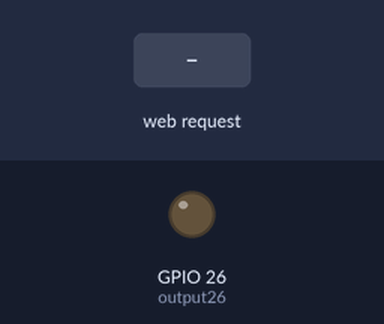
Recording of a sketch running on a simulated ESP32. Parts: output pins drawn as LEDs (lit = HIGH). Inputs (shaded band) come from the test bench. What the sketch prints to the serial monitor is not drawn.

Above: at 1.2 s.
1.3 s: HTTP request GET /26/on received
At 2.5 s:
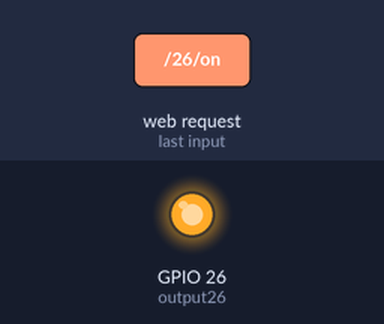
2.8 s: HTTP request GET /26/off received
At 3.7 s:
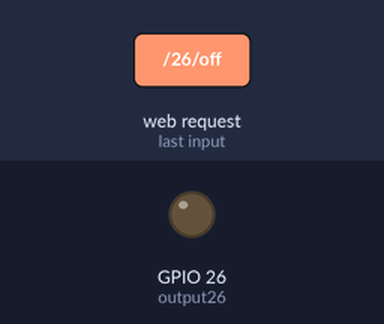
Timing chart, 0 to 5.8 s (numbered marks = the images above; inputs shaded):
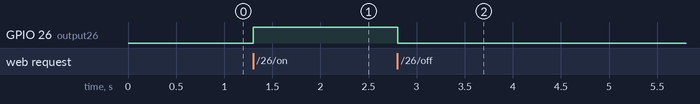

The sketch:

feeder.ino
```cpp
/*********
  Rui Santos
  Complete project details at https://randomnerdtutorials.com
*********/

// Load Wi-Fi library
#include <WiFi.h>
#include "web_page.h"

// Network credentials
const char* ssid     = "Automatic Feeder";
const char* password = NULL;

// Web server port
WiFiServer server(80);

// Variable to store the HTTP request
String header;

// Auxiliar variable to store the current output state
struct pin26State
{
  const char* ON = "on";
  const char* OFF = "off";
};

pin26State D26;
const char* ledState = D26.OFF;

// Output variable to GPIO pin
const int output26 = 26;

void setup() {
  Serial.begin(115200);
  // Initialize the output variable as output
  pinMode(output26, OUTPUT);
  // Set output to LOW
  digitalWrite(output26, LOW);

  // Configure ESP32 as an Access Point network with its SSID and password
  Serial.print("Setting AP (Access Point)…");
  WiFi.softAP(ssid, password);

  // Obtain the IP address of the ESP32 Access Point
  IPAddress IP = WiFi.softAPIP();
  Serial.print("AP IP address: ");
  Serial.println(IP);

  server.begin();
}

void loop(){
  WiFiClient client = server.available();   // Listen for incoming clients

  if (client) {                             // If a new client connects,
    Serial.println("New Client.");          // print a message out in the serial port
    String currentLine = "";                // make a String to hold incoming data from the client
    while (client.connected()) {            // loop while the client's connected
      if (client.available()) {             // if there's bytes to read from the client,
        char c = client.read();             // read a byte, then
        Serial.write(c);                    // print it out the serial monitor
        header += c;
        if (c == '\n') {                    // if the byte is a newline character
          // if the current line is blank, you got two newline characters in a row.
          // that's the end of the client HTTP request, so send a response:
          if (currentLine.length() == 0) {
            // HTTP headers always start with a response code (e.g. HTTP/1.1 200 OK)
            // and a content-type so the client knows what's coming, then a blank line:
            client.println("HTTP/1.1 200 OK");
            client.println("Content-type:text/html");
            client.println("Connection: close");
            client.println();

            // turns the GPIO on and off
            if (header.indexOf("GET /26/on") >= 0) {
              ledState = D26.ON;
              Serial.print("GPIO 26 "); Serial.println(ledState);
              digitalWrite(output26, HIGH);
            } else if (header.indexOf("GET /26/off") >= 0) {
              ledState = D26.OFF;
              digitalWrite(output26, LOW);
              Serial.print("GPIO 26 "); Serial.println(ledState);
            } else if (header.indexOf("GET /saveHr") >= 0) {
              // Handle save hour request
            }

            webPageHeader(client);
            webPageBody(client, ledState);
            esp32WebPage(client);

            // Break out of the while loop
            break;
          } else { // if you got a newline, then clear currentLine
            currentLine = "";
          }
        } else if (c != '\r') {  // if you got anything else but a carriage return character,
          currentLine += c;      // add it to the end of the currentLine
        }
      }
    }
    // Clear the header variable
    header = "";
    // Close the connection
    client.stop();
    Serial.println("Client disconnected.");
    Serial.println("");
  }
}
```

web_page.cpp
```cpp
#include <WiFi.h>
#include "web_page.h"
#include <string.h>

void webPageHeader(WiFiClient& client) {
    client.println("<!DOCTYPE html><html>");
    client.println("<head><meta name=\"viewport\" content=\"width=device-width, initial-scale=1\">");
    client.println("<link rel=\"icon\" href=\"data:,\">");
    // CSS to style the on/off buttons
    client.println("<style>html { font-family: Helvetica; display: inline-block; margin: 0px auto; text-align: center;}");
    client.println(".button { background-color: #4CAF50; border: none; color: white; padding: 16px 40px;");
    client.println("text-decoration: none; font-size: 30px; margin: 2px; cursor: pointer;}");
    client.println(".button2 {background-color: #555555;}");
    client.println(".buttonSave { background-color: #4CAF50; border: none; color: white; padding: 16px 40px;");
    client.println("text-decoration: none; font-size: 30px; margin: 2px; cursor: pointer;}");
    // CSS to style the feeder selector
    client.println(".setHr { font-size: 24px; }");
    client.println("</style></head>");
}

void webPageBody(WiFiClient& client, const char *outputState) {
    // Web Page Heading
    client.println("<body><h1>ESP32 Web Server</h1>");

    // Display current state, and ON/OFF buttons for GPIO 26
    client.print("<p>GPIO 26 - State ");
    client.print(outputState);
    client.println("</p>");
    // If the outputState is off, it displays the ON button
    if (strcmp(outputState, "off") == 0) {
        client.println("<p><a href=\"/26/on\"><button class=\"button\">ON</button></a></p>");
    } else {
        client.println("<p><a href=\"/26/off\"><button class=\"button button2\">OFF</button></a></p>");
    }
    client.println("</body></html>");
    // The HTTP response ends with another blank line
    client.println();
}

void esp32WebPage(WiFiClient& client) {
    client.println(
        "<body>"
            "<h1 id=\"currentTime\" class=\"setHr\">Pet will eat at 04:30 pm</h1>"
            "<p class=\"setHr\">Set new Hr:</p>"
            "<form action=\"/saveHr\" method=\"GET\">"
                "<select name=\"hour\" class=\"time-select\">"
                    "<option>01</option>"
                    "<option>02</option>"
                    "<option>03</option>"
                    "<option selected>04</option>"
                    "<option>05</option>"
                    "<option>06</option>"
                    "<option>07</option>"
                    "<option>08</option>"
                    "<option>09</option>"
                    "<option>10</option>"
                    "<option>11</option>"
                "</select>"

                ":"

                "<select name=\"minute\" class=\"time-select\">"
                    "<option>00</option>"
                    "<option selected>30</option>"
                "</select>"

                "<p>"
                    "<!-- GET /saveHr?hour=04&minute=30 HTTP/1.1 -->"
                    "<button type=\"submit\" class=\"save-button\">save</button>"
                "</p>"
            "</form>"
            "<script>"
                "function updateTime() {"
                    "var hour = document.querySelector('select[name=\"hour\"]').value;"
                    "var minute = document.querySelector('select[name=\"minute\"]').value;"
                    "document.getElementById('currentTime').innerText = 'Pet will eat at ' + hour + ':' + minute + ' pm';"
                "}"
                "document.querySelector('select[name=\"hour\"]').addEventListener('change', updateTime);"
                "document.querySelector('select[name=\"minute\"]').addEventListener('change', updateTime);"
                "updateTime();"
            "</script>"
        "</body>");
    client.println("</html>");
}
```

web_page.h
```cpp
#ifndef WEB_PAGE_H
#define WEB_PAGE_H

#include <WiFi.h>

void esp32WebPage(WiFiClient& client);
void webPageHeader(WiFiClient& client);
void webPageBody(WiFiClient& client, const char *outputState);

#endif              
```

Measured:
- after the input at 1.3 s, GPIO 26 (output26): LOW → HIGH at once
- after the input at 2.8 s, GPIO 26 (output26): HIGH → LOW at once
